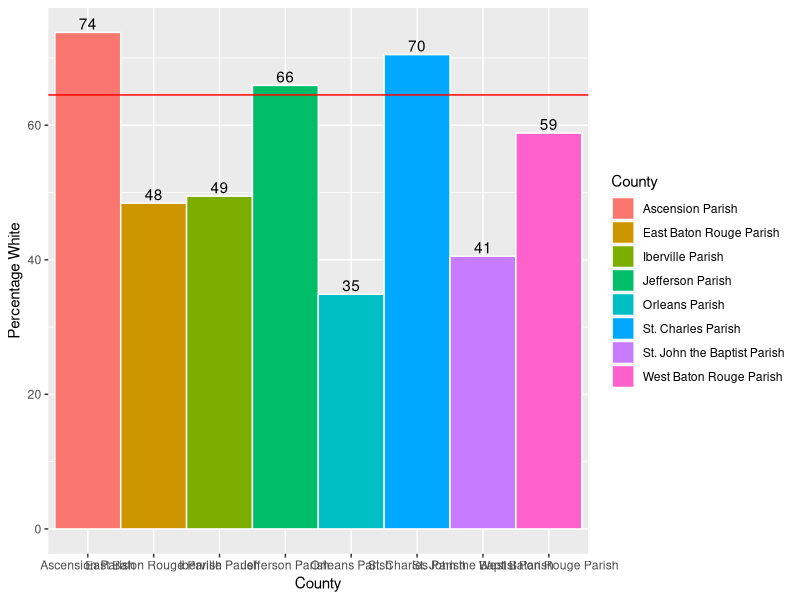
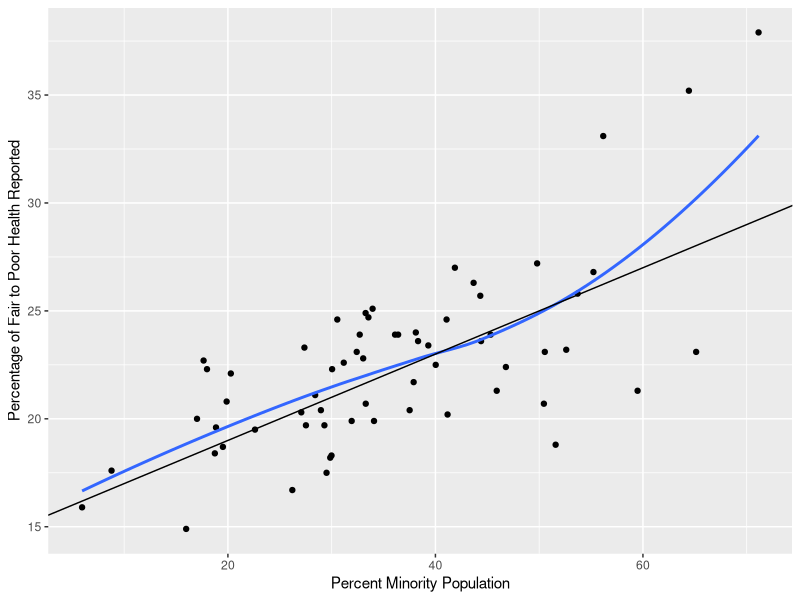
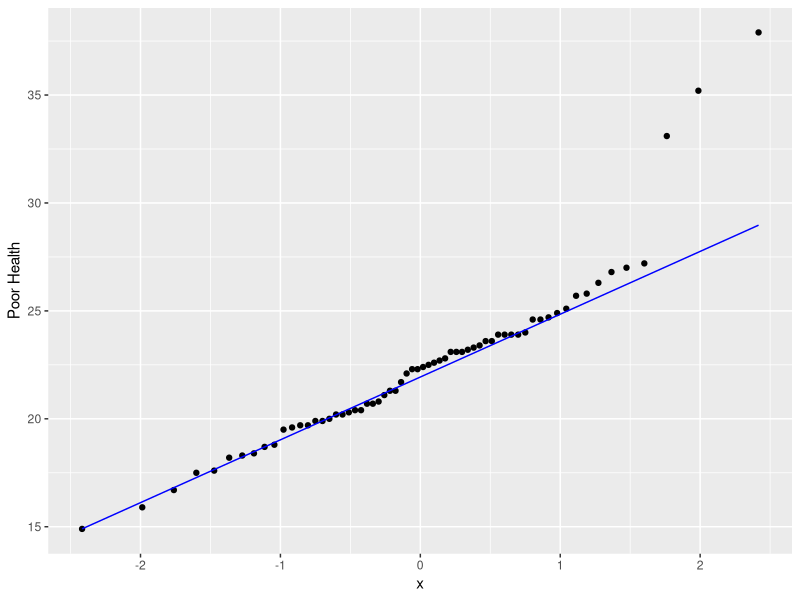
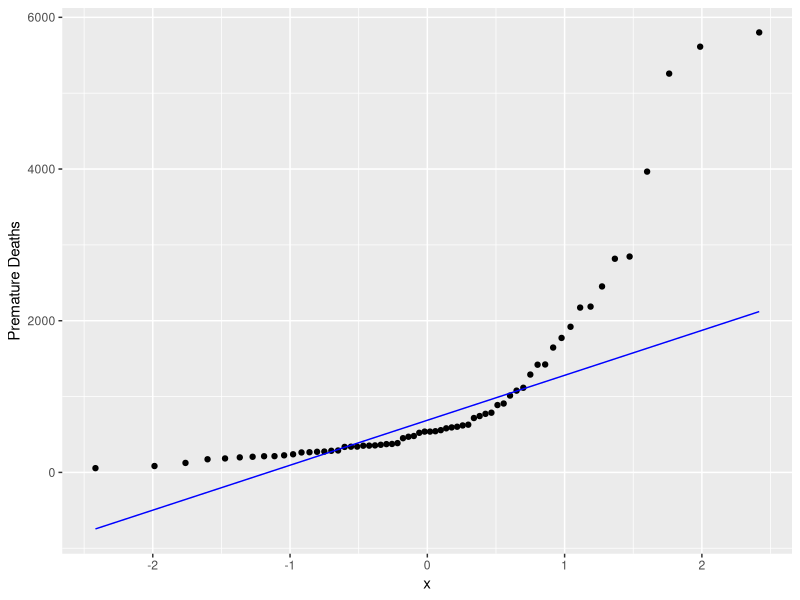
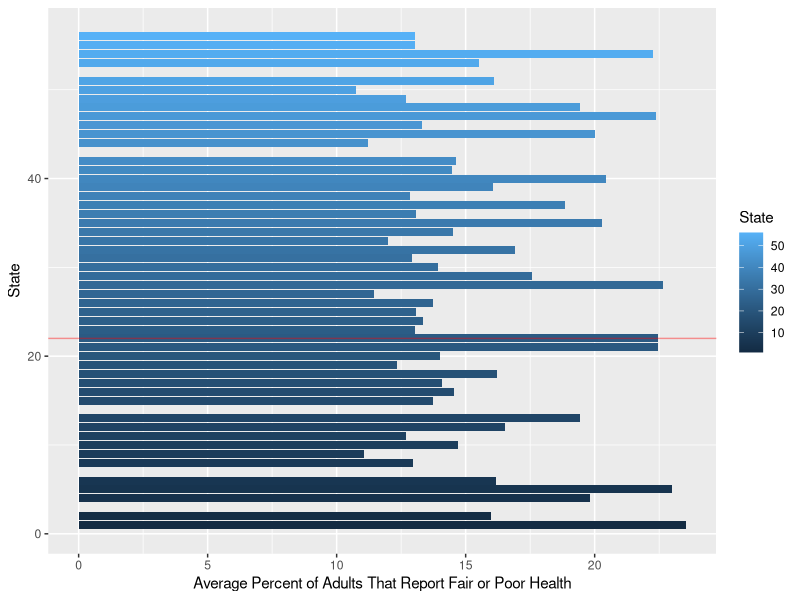
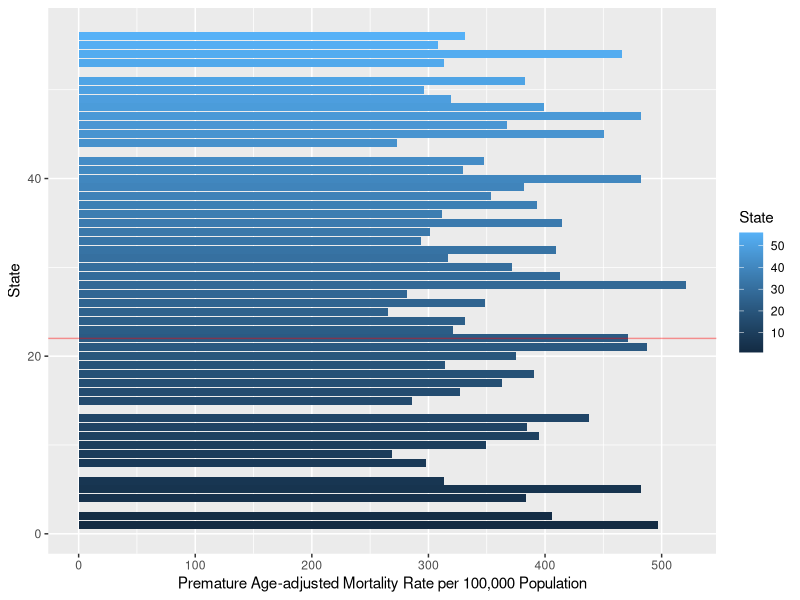
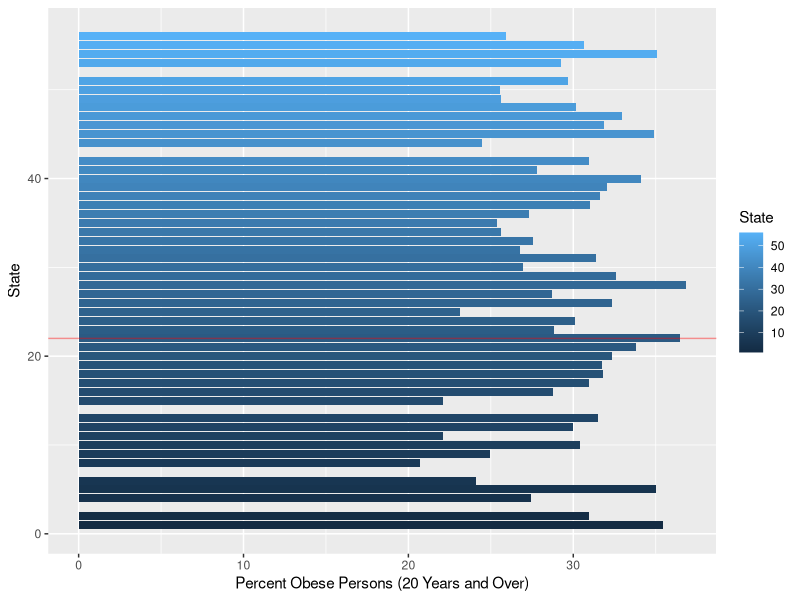
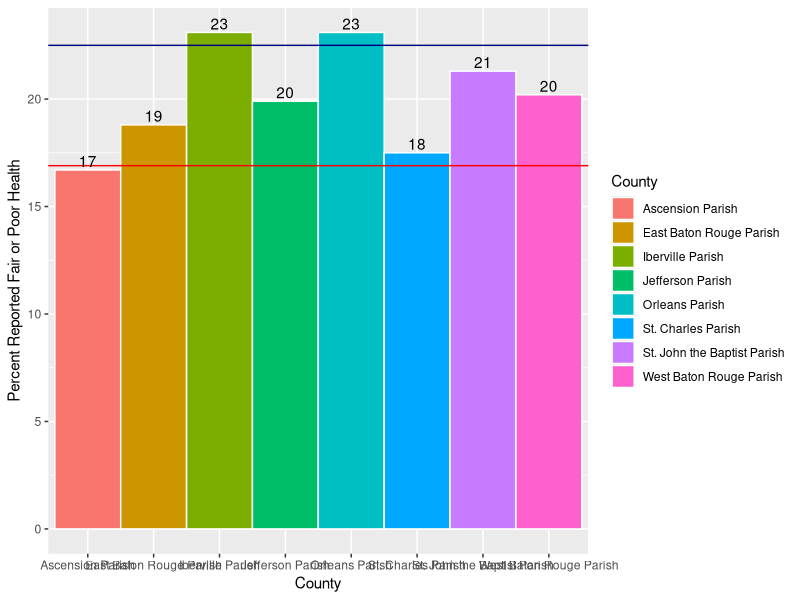

Source code (R) for these figures, in order:
## ---- chunk 1
knitr::opts_chunk$set(echo = FALSE, message = FALSE, warning = FALSE)
## ---- chunk 2

# Attaching Packages
library(dplyr)
library(ggplot2)
library(tidyr)

## ---- chunk 3

# Loading Race and Heatlh Datasets
hdat <- read.csv("../Data/R11371317_SL050.csv")
racedat <- read.csv("../Data/cc-est2018-alldata-22.csv")

# Organizing Race Dataset for Louisiana
racedat1 <- racedat %>% 
  filter(YEAR == 9,
         AGEGRP == 0) %>% 
  group_by(COUNTY) %>% 
  mutate(White = sum(WA_MALE, WA_FEMALE),
         Minority = TOT_POP - White,
         Perc_White = (White / TOT_POP) * 100,
         Perc_Minority = (Minority / TOT_POP) * 100) %>% 
  ungroup() %>% 
  select(STNAME, CTYNAME, TOT_POP, White, 
         Minority, Perc_White, Perc_Minority) %>% 
  mutate(LA_POP = sum(TOT_POP),
         LA_White_Perc = mean(Perc_White))

# Creating Race Dataset for only Cancer Alley
CAracedat1 <- racedat1  %>% 
           filter(CTYNAME %in% c("East Baton Rouge Parish", 
                                "West Baton Rouge Parish",
                                "Ascension Parish",
                                "St. John the Baptist Parish",
                                "Iberville Parish",
                                "St. Charles Parish",
                                "Jefferson Parish",
                                "Orleans Parish"))
## ---- chunk 4

# Generating bar plot comparing percentage white populations in Cancer Alley
ggplot(CAracedat1, aes(x = CTYNAME, y = Perc_White, fill = CTYNAME)) +
   geom_bar(stat="identity", width=1, color="white")  +
   labs(x = "County", y = "Percentage White", fill = "County") +
   geom_abline(slope = 0, intercept = 64.5, col = "red") +
   geom_text(aes(label= round(Perc_White)), 
             position=position_dodge(width=0.9), vjust=-0.25)

## ---- chunk 5

# Creating table of Poor Health Data in Louisiana by county
hdat4 <- hdat %>% 
  filter(Geo_STATE == 22) %>% 
  select(PoorHealth = "SE_T002_001", CTYNAME = "Geo_NAME") %>% 
  arrange(PoorHealth)

# Generating table of percentage minority by county 
racedat4 <- racedat1 %>% 
  select(CTYNAME, Perc_Minority)

# Generating a combined table of race and poor health data
rhcombined <- left_join(hdat4, racedat4, by = "CTYNAME")

## ---- chunk 6

# Plotting the Percentage of Minorities against Percentage of Poor Health Reported in Louisiana
ggplot(rhcombined, aes(x= `Perc_Minority`, y = `PoorHealth`)) + 
             geom_point() + 
             stat_smooth(method = "loess", se = FALSE, span = 1) +                          geom_abline(intercept=15, slope=0.20) + 
             labs(x = "Percent Minority Population", 
                  y = "Percentage of Fair to Poor Health Reported")

## ---- chunk 7

# Theoretical QQ Plot of Fair to Poor Health Data 
ggplot(rhcombined) + aes(sample = PoorHealth) + geom_qq(distribution = qnorm) +
  geom_qq_line(line.p = c(0.25, 0.75), col = "blue") + ylab("Poor Health")

## ---- chunk 8

# Creating Dataset of Premature death by County 
hdatdeath <- hdat %>% 
  filter(Geo_STATE == 22) %>% 
  select(PrematureDeath = "SE_T007_001", CTYNAME = "Geo_NAME") %>% 
  arrange(PrematureDeath)

# Theoretical QQ Plot of Premature Death Data 
ggplot(hdatdeath) + aes(sample = PrematureDeath) + 
  geom_qq(distribution = qnorm) +
  geom_qq_line(line.p = c(0.25, 0.75), col = "blue") + ylab("Premature Deaths")

## ---- chunk 9

# Health Dataset with mean values for all of the United States
hdatUS <- hdat %>% 
  select(PoorHealth = "SE_T002_001", State = "Geo_STATE", 
         County = "Geo_QNAME", PrematureMortality = "SE_NV006_003", 
         Perc_Obese = "SE_T012_003") %>% 
  arrange(State) %>% 
  group_by(State) %>% 
  na.omit() %>% 
  mutate(State_PoorHealth = mean(PoorHealth), State_Obese = mean(Perc_Obese),
         State_PrematureMortality = mean(PrematureMortality)) %>% 
  select(State, State_PoorHealth, State_Obese, State_PrematureMortality) %>% 
  distinct()

## ---- chunk 10

# Generates plot of Average Percent of Adults That Report Fair or Poor Health by State
ggplot(hdatUS, aes(x = State, y = State_PoorHealth, fill = State)) +
         geom_bar(stat = "identity") +
         coord_flip() + 
         geom_vline(xintercept = 22, col = "red", alpha = 0.4) +
         scale_y_continuous(
           name = "Average Percent of Adults That Report Fair or Poor Health")

# Generates plot of Premature Age-adjusted Mortality Rate per 100,000 Population by State
ggplot(hdatUS, aes(x = State, y = State_PrematureMortality, fill = State)) +
         geom_bar(stat = "identity") +
         coord_flip() + 
         geom_vline(xintercept = 22, col = "red", alpha = 0.4) +
         scale_y_continuous(
           name = 
             "Premature Age-adjusted Mortality Rate per 100,000 Population")

# Generates plot of Percent Obese Persons (20 Years and Over) by State
ggplot(hdatUS, aes(x = State, y = State_Obese, fill = State)) +
         geom_bar(stat = "identity") +
         coord_flip() + 
         geom_vline(xintercept = 22, col = "red", alpha = 0.4) +
         scale_y_continuous(
           name = 
             "Percent Obese Persons (20 Years and Over)")

## ---- chunk 11

# Creating table of Cancer Alley Health Data
CA_Health <- hdat %>% 
  filter(Geo_STATE == 22) %>% 
  select(PoorHealth = "SE_T002_001", Perc_Obese = "SE_T012_003",
         PrematureMortality = "SE_NV006_003", CTYNAME = "Geo_NAME") %>% 
  filter(CTYNAME %in% c("East Baton Rouge Parish", 
                        "West Baton Rouge Parish",
                        "Ascension Parish",
                        "St. John the Baptist Parish",
                        "Iberville Parish",
                        "St. Charles Parish",
                        "Jefferson Parish",
                        "Orleans Parish"))

# Calculating the mean poor health in the U.S. and Louisiana
USmeanPoorHealth <- mean(hdat$SE_T002_001, na.rm = TRUE)
LouisianaPoorHealth <- mean(hdat4$PoorHealth)

# Generating bar blot of Cancer Alley Poor Health with Louisiana and U.S. Poor Health Averages
ggplot(CA_Health, aes(x = CTYNAME, y = PoorHealth, fill = CTYNAME)) +
   geom_bar(stat="identity", width=1, color="white")  +
   labs(x = "County", y = "Percent Reported Fair or Poor Health", 
        fill = "County") +
   geom_abline(slope = 0, intercept = 16.9, col = "red") +
   geom_abline(slope = 0, intercept = 22.5, col = "navyblue") +
   geom_text(aes(label= round(PoorHealth)), 
             position=position_dodge(width=0.9), vjust=-0.25)


